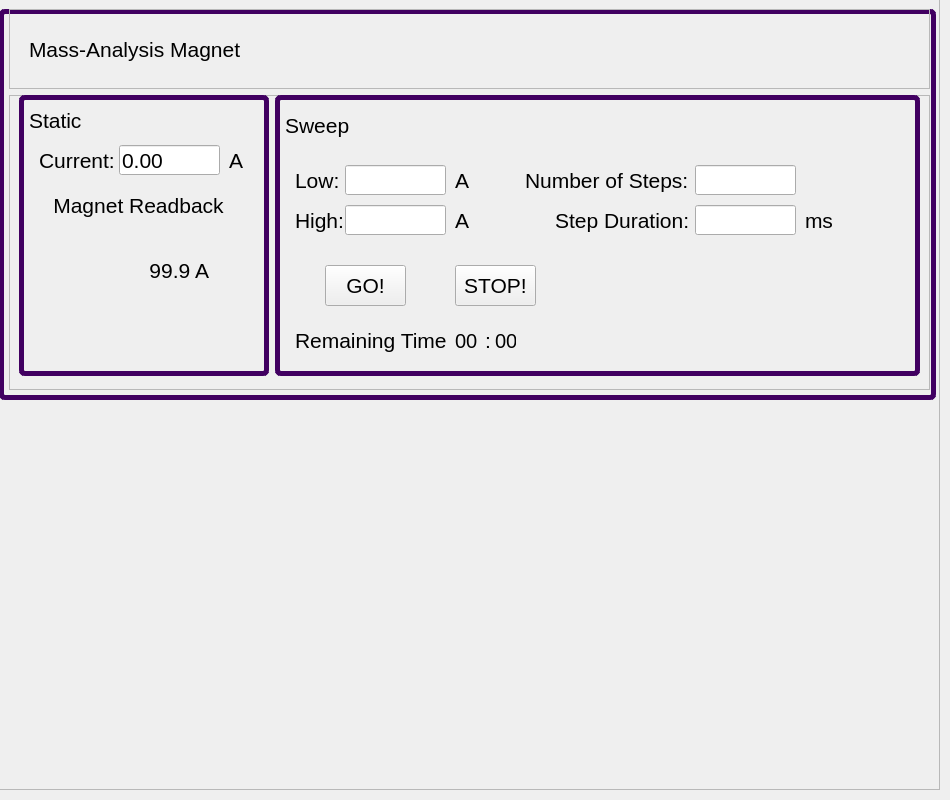
          <widget class="QWidget" name="tabBeamline">
           <attribute name="title">
            <string>Beamline</string>
           </attribute>
           <widget class="QWidget" name="verticalLayoutWidget_14">
            <property name="geometry">
             <rect>
              <x>-1</x>
              <y>-1</y>
              <width>941</width>
              <height>791</height>
             </rect>
            </property>
            <layout class="QVBoxLayout" name="verticalLayout_14">
             <item>
              <layout class="QGridLayout" name="gridLayout">
               <item row="0" column="0">
                <widget class="QFrame" name="frame_19">
                 <property name="frameShape">
                  <enum>QFrame::StyledPanel</enum>
                 </property>
                 <property name="frameShadow">
                  <enum>QFrame::Raised</enum>
                 </property>
                 <widget class="QFrame" name="magnet">
                  <property name="geometry">
                   <rect>
                    <x>0</x>
                    <y>10</y>
                    <width>937</width>
                    <height>391</height>
                   </rect>
                  </property>
                  <property name="styleSheet">
                   <string notr="true">#magnet {
    border: 5px solid rgb(65, 0, 97);
    border-radius: 6px;  /* optional: rounded corners */
}</string>
                  </property>
                  <property name="frameShape">
                   <enum>QFrame::StyledPanel</enum>
                  </property>
                  <property name="frameShadow">
                   <enum>QFrame::Raised</enum>
                  </property>
                  <widget class="QWidget" name="verticalLayoutWidget_15">
                   <property name="geometry">
                    <rect>
                     <x>10</x>
                     <y>0</y>
                     <width>921</width>
                     <height>381</height>
                    </rect>
                   </property>
                   <layout class="QVBoxLayout" name="verticalLayout_15">
                    <item>
                     <widget class="QFrame" name="frame_21">
                      <property name="sizePolicy">
                       <sizepolicy hsizetype="Preferred" vsizetype="Fixed">
                        <horstretch>0</horstretch>
                        <verstretch>0</verstretch>
                       </sizepolicy>
                      </property>
                      <property name="minimumSize">
                       <size>
                        <width>0</width>
                        <height>80</height>
                       </size>
                      </property>
                      <property name="frameShape">
                       <enum>QFrame::StyledPanel</enum>
                      </property>
                      <property name="frameShadow">
                       <enum>QFrame::Raised</enum>
                      </property>
                      <widget class="QLabel" name="label_29">
                       <property name="geometry">
                        <rect>
                         <x>20</x>
                         <y>20</y>
                         <width>271</width>
                         <height>41</height>
                        </rect>
                       </property>
                       <property name="font">
                        <font>
                         <pointsize>16</pointsize>
                        </font>
                       </property>
                       <property name="text">
                        <string>Mass-Analysis Magnet</string>
                       </property>
                      </widget>
                      <widget class="QLabel" name="magnetStatusLED">
                       <property name="geometry">
                        <rect>
                         <x>270</x>
                         <y>20</y>
                         <width>40</width>
                         <height>40</height>
                        </rect>
                       </property>
                       <property name="font">
                        <font>
                         <pointsize>16</pointsize>
                         <weight>50</weight>
                         <bold>false</bold>
                        </font>
                       </property>
                       <property name="text">
                        <string/>
                       </property>
                       <property name="pixmap">
                        <pixmap resource="resources.qrc">:/icons/images/dim_green_light.png</pixmap>
                       </property>
                       <property name="scaledContents">
                        <bool>true</bool>
                       </property>
                      </widget>
                      <widget class="QLabel" name="magnetLockLabel">
                       <property name="geometry">
                        <rect>
                         <x>310</x>
                         <y>0</y>
                         <width>70</width>
                         <height>70</height>
                        </rect>
                       </property>
                       <property name="font">
                        <font>
                         <pointsize>16</pointsize>
                         <weight>50</weight>
                         <bold>false</bold>
                        </font>
                       </property>
                       <property name="text">
                        <string/>
                       </property>
                       <property name="pixmap">
                        <pixmap resource="resources.qrc">:/icons/images/padlock_icon.png</pixmap>
                       </property>
                       <property name="scaledContents">
                        <bool>true</bool>
                       </property>
                      </widget>
                     </widget>
                    </item>
                    <item>
                     <widget class="QFrame" name="magnet_2">
                      <property name="styleSheet">
                       <string notr="true">#magnet {
    border: 5px solid rgb(65, 0, 97);
    border-radius: 6px;  /* optional: rounded corners */
}</string>
                      </property>
                      <property name="frameShape">
                       <enum>QFrame::StyledPanel</enum>
                      </property>
                      <property name="frameShadow">
                       <enum>QFrame::Raised</enum>
                      </property>
                      <widget class="QWidget" name="horizontalLayoutWidget">
                       <property name="geometry">
                        <rect>
                         <x>10</x>
                         <y>0</y>
                         <width>901</width>
                         <height>281</height>
                        </rect>
                       </property>
                       <layout class="QHBoxLayout" name="horizontalLayout_3">
                        <item>
                         <widget class="QFrame" name="magnet_static">
                          <property name="sizePolicy">
                           <sizepolicy hsizetype="Fixed" vsizetype="Preferred">
                            <horstretch>0</horstretch>
                            <verstretch>0</verstretch>
                           </sizepolicy>
                          </property>
                          <property name="minimumSize">
                           <size>
                            <width>250</width>
                            <height>0</height>
                           </size>
                          </property>
                          <property name="styleSheet">
                           <string notr="true">#magnet_static {
    border: 5px solid rgb(65, 0, 97);
    border-radius: 6px;  /* optional: rounded corners */
}</string>
                          </property>
                          <property name="frameShape">
                           <enum>QFrame::StyledPanel</enum>
                          </property>
                          <property name="frameShadow">
                           <enum>QFrame::Raised</enum>
                          </property>
                          <widget class="QLineEdit" name="magnetCurrentSetpointEntry">
                           <property name="enabled">
                            <bool>true</bool>
                           </property>
                           <property name="geometry">
                            <rect>
                             <x>100</x>
                             <y>50</y>
                             <width>101</width>
                             <height>30</height>
                            </rect>
                           </property>
                           <property name="font">
                            <font>
                             <pointsize>16</pointsize>
                             <weight>50</weight>
                             <bold>false</bold>
                            </font>
                           </property>
                           <property name="text">
                            <string>0.00</string>
                           </property>
                           <property name="clearButtonEnabled">
                            <bool>false</bool>
                           </property>
                          </widget>
                          <widget class="QLabel" name="label_31">
                           <property name="geometry">
                            <rect>
                             <x>210</x>
                             <y>50</y>
                             <width>21</width>
                             <height>30</height>
                            </rect>
                           </property>
                           <property name="font">
                            <font>
                             <pointsize>16</pointsize>
                             <weight>50</weight>
                             <bold>false</bold>
                            </font>
                           </property>
                           <property name="text">
                            <string>A</string>
                           </property>
                          </widget>
                          <widget class="QLabel" name="label_30">
                           <property name="geometry">
                            <rect>
                             <x>20</x>
                             <y>50</y>
                             <width>81</width>
                             <height>30</height>
                            </rect>
                           </property>
                           <property name="font">
                            <font>
                             <pointsize>16</pointsize>
                             <weight>50</weight>
                             <bold>false</bold>
                            </font>
                           </property>
                           <property name="text">
                            <string>Current:</string>
                           </property>
                          </widget>
                          <widget class="QLabel" name="label_32">
                           <property name="geometry">
                            <rect>
                             <x>10</x>
                             <y>90</y>
                             <width>219</width>
                             <height>40</height>
                            </rect>
                           </property>
                           <property name="sizePolicy">
                            <sizepolicy hsizetype="Preferred" vsizetype="Fixed">
                             <horstretch>0</horstretch>
                             <verstretch>0</verstretch>
                            </sizepolicy>
                           </property>
                           <property name="minimumSize">
                            <size>
                             <width>0</width>
                             <height>40</height>
                            </size>
                           </property>
                           <property name="maximumSize">
                            <size>
                             <width>16777215</width>
                             <height>16777215</height>
                            </size>
                           </property>
                           <property name="font">
                            <font>
                             <pointsize>16</pointsize>
                             <weight>50</weight>
                             <bold>false</bold>
                            </font>
                           </property>
                           <property name="text">
                            <string>Magnet Readback</string>
                           </property>
                           <property name="alignment">
                            <set>Qt::AlignCenter</set>
                           </property>
                           <property name="wordWrap">
                            <bool>true</bool>
                           </property>
                          </widget>
                          <widget class="QLabel" name="magnetCurrentReadbackLabel">
                           <property name="geometry">
                            <rect>
                             <x>70</x>
                             <y>160</y>
                             <width>120</width>
                             <height>30</height>
                            </rect>
                           </property>
                           <property name="font">
                            <font>
                             <pointsize>16</pointsize>
                             <weight>50</weight>
                             <bold>false</bold>
                            </font>
                           </property>
                           <property name="text">
                            <string>99.9 A</string>
                           </property>
                           <property name="alignment">
                            <set>Qt::AlignRight|Qt::AlignTrailing|Qt::AlignVCenter</set>
                           </property>
                          </widget>
                          <widget class="QLabel" name="magnetStaticIndicatorLED">
                           <property name="geometry">
                            <rect>
                             <x>219</x>
                             <y>10</y>
                             <width>21</width>
                             <height>21</height>
                            </rect>
                           </property>
                           <property name="font">
                            <font>
                             <pointsize>16</pointsize>
                             <weight>50</weight>
                             <bold>false</bold>
                            </font>
                           </property>
                           <property name="text">
                            <string/>
                           </property>
                           <property name="pixmap">
                            <pixmap resource="resources.qrc">:/icons/images/dim_green_light.png</pixmap>
                           </property>
                           <property name="scaledContents">
                            <bool>true</bool>
                           </property>
                          </widget>
                          <widget class="QLabel" name="label_33">
                           <property name="geometry">
                            <rect>
                             <x>10</x>
                             <y>10</y>
                             <width>71</width>
                             <height>31</height>
                            </rect>
                           </property>
                           <property name="font">
                            <font>
                             <pointsize>16</pointsize>
                            </font>
                           </property>
                           <property name="text">
                            <string>Static</string>
                           </property>
                          </widget>
                         </widget>
                        </item>
                        <item>
                         <widget class="QFrame" name="sweep_frame">
                          <property name="styleSheet">
                           <string notr="true">#sweep_frame {
    border: 5px solid rgb(65, 0, 97);
    border-radius: 6px;  /* optional: rounded corners */
}</string>
                          </property>
                          <property name="frameShape">
                           <enum>QFrame::StyledPanel</enum>
                          </property>
                          <property name="frameShadow">
                           <enum>QFrame::Raised</enum>
                          </property>
                          <widget class="QLabel" name="magnetSweepIndicatorLED">
                           <property name="geometry">
                            <rect>
                             <x>610</x>
                             <y>10</y>
                             <width>21</width>
                             <height>21</height>
                            </rect>
                           </property>
                           <property name="font">
                            <font>
                             <pointsize>16</pointsize>
                             <weight>50</weight>
                             <bold>false</bold>
                            </font>
                           </property>
                           <property name="text">
                            <string/>
                           </property>
                           <property name="pixmap">
                            <pixmap resource="resources.qrc">:/icons/images/dim_green_light.png</pixmap>
                           </property>
                           <property name="scaledContents">
                            <bool>true</bool>
                           </property>
                          </widget>
                          <widget class="QLabel" name="label_34">
                           <property name="geometry">
                            <rect>
                             <x>10</x>
                             <y>10</y>
                             <width>81</width>
                             <height>41</height>
                            </rect>
                           </property>
                           <property name="font">
                            <font>
                             <pointsize>16</pointsize>
                            </font>
                           </property>
                           <property name="text">
                            <string>Sweep</string>
                           </property>
                          </widget>
                          <widget class="QLabel" name="label_35">
                           <property name="geometry">
                            <rect>
                             <x>20</x>
                             <y>70</y>
                             <width>51</width>
                             <height>30</height>
                            </rect>
                           </property>
                           <property name="font">
                            <font>
                             <pointsize>16</pointsize>
                             <weight>50</weight>
                             <bold>false</bold>
                            </font>
                           </property>
                           <property name="text">
                            <string>Low:</string>
                           </property>
                          </widget>
                          <widget class="QLabel" name="label_36">
                           <property name="geometry">
                            <rect>
                             <x>180</x>
                             <y>70</y>
                             <width>21</width>
                             <height>30</height>
                            </rect>
                           </property>
                           <property name="font">
                            <font>
                             <pointsize>16</pointsize>
                             <weight>50</weight>
                             <bold>false</bold>
                            </font>
                           </property>
                           <property name="text">
                            <string>A</string>
                           </property>
                          </widget>
                          <widget class="QLineEdit" name="magnetCurrentLowSweepSetpointEntry">
                           <property name="enabled">
                            <bool>true</bool>
                           </property>
                           <property name="geometry">
                            <rect>
                             <x>70</x>
                             <y>70</y>
                             <width>101</width>
                             <height>30</height>
                            </rect>
                           </property>
                           <property name="font">
                            <font>
                             <pointsize>16</pointsize>
                             <weight>50</weight>
                             <bold>false</bold>
                            </font>
                           </property>
                           <property name="text">
                            <string/>
                           </property>
                           <property name="clearButtonEnabled">
                            <bool>false</bool>
                           </property>
                          </widget>
                          <widget class="QLineEdit" name="magnetCurrentHighSweepSetpointEntry">
                           <property name="enabled">
                            <bool>true</bool>
                           </property>
                           <property name="geometry">
                            <rect>
                             <x>70</x>
                             <y>110</y>
                             <width>101</width>
                             <height>30</height>
                            </rect>
                           </property>
                           <property name="font">
                            <font>
                             <pointsize>16</pointsize>
                             <weight>50</weight>
                             <bold>false</bold>
                            </font>
                           </property>
                           <property name="text">
                            <string/>
                           </property>
                           <property name="clearButtonEnabled">
                            <bool>false</bool>
                           </property>
                          </widget>
                          <widget class="QLabel" name="label_37">
                           <property name="geometry">
                            <rect>
                             <x>180</x>
                             <y>110</y>
                             <width>21</width>
                             <height>30</height>
                            </rect>
                           </property>
                           <property name="font">
                            <font>
                             <pointsize>16</pointsize>
                             <weight>50</weight>
                             <bold>false</bold>
                            </font>
                           </property>
                           <property name="text">
                            <string>A</string>
                           </property>
                          </widget>
                          <widget class="QLabel" name="label_38">
                           <property name="geometry">
                            <rect>
                             <x>20</x>
                             <y>110</y>
                             <width>51</width>
                             <height>30</height>
                            </rect>
                           </property>
                           <property name="font">
                            <font>
                             <pointsize>16</pointsize>
                             <weight>50</weight>
                             <bold>false</bold>
                            </font>
                           </property>
                           <property name="text">
                            <string>High:</string>
                           </property>
                          </widget>
                          <widget class="QLineEdit" name="magnetCurrentSweepStepCountSetpointEntry">
                           <property name="enabled">
                            <bool>true</bool>
                           </property>
                           <property name="geometry">
                            <rect>
                             <x>420</x>
                             <y>70</y>
                             <width>101</width>
                             <height>30</height>
                            </rect>
                           </property>
                           <property name="font">
                            <font>
                             <pointsize>16</pointsize>
                             <weight>50</weight>
                             <bold>false</bold>
                            </font>
                           </property>
                           <property name="text">
                            <string/>
                           </property>
                           <property name="clearButtonEnabled">
                            <bool>false</bool>
                           </property>
                          </widget>
                          <widget class="QLabel" name="label_45">
                           <property name="geometry">
                            <rect>
                             <x>250</x>
                             <y>70</y>
                             <width>171</width>
                             <height>30</height>
                            </rect>
                           </property>
                           <property name="font">
                            <font>
                             <pointsize>16</pointsize>
                             <weight>50</weight>
                             <bold>false</bold>
                            </font>
                           </property>
                           <property name="text">
                            <string>Number of Steps:</string>
                           </property>
                          </widget>
                          <widget class="QLineEdit" name="magnetCurrentSweepStepDurationSetpointEntry">
                           <property name="enabled">
                            <bool>true</bool>
                           </property>
                           <property name="geometry">
                            <rect>
                             <x>420</x>
                             <y>110</y>
                             <width>101</width>
                             <height>30</height>
                            </rect>
                           </property>
                           <property name="font">
                            <font>
                             <pointsize>16</pointsize>
                             <weight>50</weight>
                             <bold>false</bold>
                            </font>
                           </property>
                           <property name="text">
                            <string/>
                           </property>
                           <property name="clearButtonEnabled">
                            <bool>false</bool>
                           </property>
                          </widget>
                          <widget class="QLabel" name="label_44">
                           <property name="geometry">
                            <rect>
                             <x>530</x>
                             <y>110</y>
                             <width>31</width>
                             <height>30</height>
                            </rect>
                           </property>
                           <property name="font">
                            <font>
                             <pointsize>16</pointsize>
                             <weight>50</weight>
                             <bold>false</bold>
                            </font>
                           </property>
                           <property name="text">
                            <string>ms</string>
                           </property>
                          </widget>
                          <widget class="QLabel" name="label_46">
                           <property name="geometry">
                            <rect>
                             <x>280</x>
                             <y>110</y>
                             <width>141</width>
                             <height>30</height>
                            </rect>
                           </property>
                           <property name="font">
                            <font>
                             <pointsize>16</pointsize>
                             <weight>50</weight>
                             <bold>false</bold>
                            </font>
                           </property>
                           <property name="text">
                            <string>Step Duration:</string>
                           </property>
                          </widget>
                          <widget class="QLabel" name="magnetSweepRemainingTime_min">
                           <property name="geometry">
                            <rect>
                             <x>180</x>
                             <y>230</y>
                             <width>31</width>
                             <height>31</height>
                            </rect>
                           </property>
                           <property name="font">
                            <font>
                             <pointsize>15</pointsize>
                            </font>
                           </property>
                           <property name="text">
                            <string>00</string>
                           </property>
                          </widget>
                          <widget class="QLabel" name="label_47">
                           <property name="geometry">
                            <rect>
                             <x>210</x>
                             <y>230</y>
                             <width>16</width>
                             <height>31</height>
                            </rect>
                           </property>
                           <property name="font">
                            <font>
                             <pointsize>16</pointsize>
                            </font>
                           </property>
                           <property name="text">
                            <string>:</string>
                           </property>
                          </widget>
                          <widget class="QLabel" name="magnetSweepRemainingTime_sec">
                           <property name="geometry">
                            <rect>
                             <x>220</x>
                             <y>230</y>
                             <width>21</width>
                             <height>31</height>
                            </rect>
                           </property>
                           <property name="font">
                            <font>
                             <pointsize>15</pointsize>
                            </font>
                           </property>
                           <property name="text">
                            <string>00</string>
                           </property>
                          </widget>
                          <widget class="QLabel" name="label_48">
                           <property name="geometry">
                            <rect>
                             <x>20</x>
                             <y>230</y>
                             <width>161</width>
                             <height>30</height>
                            </rect>
                           </property>
                           <property name="font">
                            <font>
                             <pointsize>16</pointsize>
                             <weight>50</weight>
                             <bold>false</bold>
                            </font>
                           </property>
                           <property name="text">
                            <string>Remaining Time</string>
                           </property>
                          </widget>
                          <widget class="QPushButton" name="startMagnetSweep">
                           <property name="geometry">
                            <rect>
                             <x>50</x>
                             <y>170</y>
                             <width>81</width>
                             <height>41</height>
                            </rect>
                           </property>
                           <property name="font">
                            <font>
                             <pointsize>16</pointsize>
                             <weight>50</weight>
                             <bold>false</bold>
                            </font>
                           </property>
                           <property name="text">
                            <string>GO!</string>
                           </property>
                          </widget>
                          <widget class="QPushButton" name="stopMagnetSweep">
                           <property name="geometry">
                            <rect>
                             <x>180</x>
                             <y>170</y>
                             <width>81</width>
                             <height>41</height>
                            </rect>
                           </property>
                           <property name="font">
                            <font>
                             <pointsize>16</pointsize>
                             <weight>50</weight>
                             <bold>false</bold>
                            </font>
                           </property>
                           <property name="text">
                            <string>STOP!</string>
                           </property>
                          </widget>
                         </widget>
                        </item>
                       </layout>
                      </widget>
                     </widget>
                    </item>
                   </layout>
                  </widget>
                 </widget>
                </widget>
               </item>
              </layout>
             </item>
            </layout>
           </widget>
          </widget>
